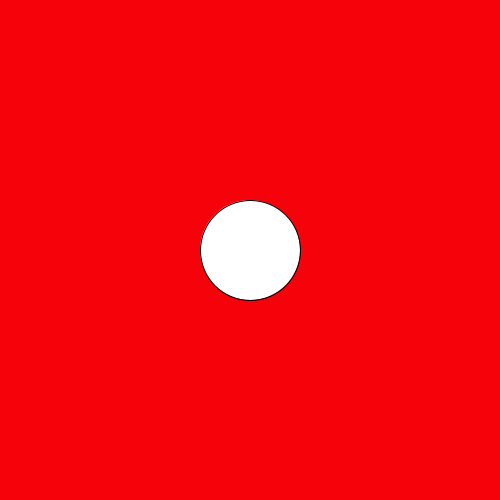
Frame 1 (no input)
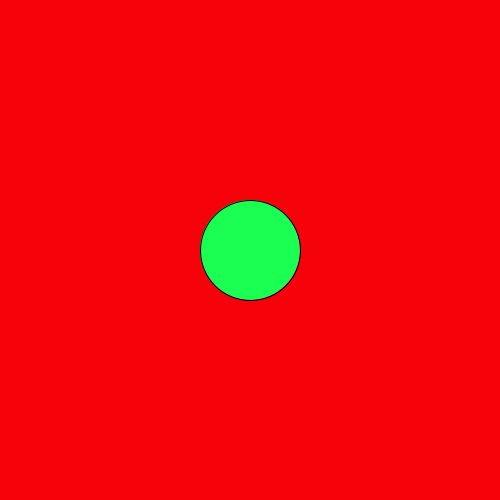
Frame 60 (the mouse pressed at the canvas centre just before this capture)
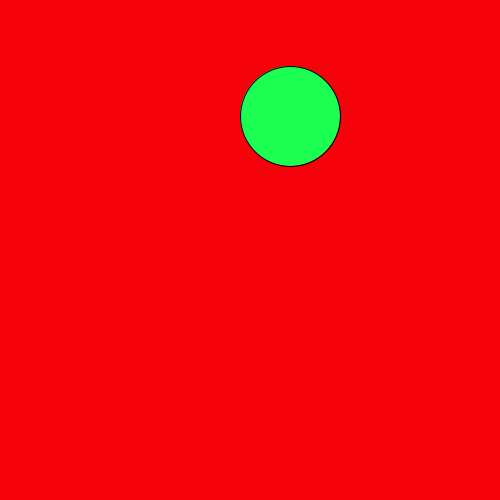
Frame 120 (the mouse held since frame 60 and released just before this capture)

The Processing sketch that drew these frames (run headless with seeded random() and noise(); from frame 60 on, the mouse is pressed at the canvas centre):

// Processing sketch: SlipperyDot
// ── SlipperyDot.pde
// 4. create three integer variables to  
    //    represent the x, y, and the size of the ellipse
    int x=250;
    int y=250;
    int a=100;
    
    void setup() {
//1. set the size of your sketch
    size(500,500);
    }
    
    void draw() {
      //2. set the background color of your sketch
     background(#F5020B);
      //3. draw an ellipse. Make sure it fits in the window.
      ellipse(x,y,a,a);  
      fill(#1AFF51);
      //5. use the variables created in step 4 in place of the numbers
  


      //   in your ellipse
    
    }
    
    void mousePressed() {
      //6a. create an integer variable called distance
      int distance;
      //6b. use the getDistance method to initialize your varible
      //    use the mouse's x and y and the x and y of your ellipse 
     distance= getDistance(mouseX,mouseY,x,y);
      //7. print the distance variable
    print(distance);
      
      //8a. make an if statement to check if the distance variable
      //   is within the size of the ellipse
      if (distance <= a/2){
        //8b.  set the x and y of the ellipse to a random location on the window
       x=(int)random(500-a/2);
              y=(int)random(500-a/2);

      }
      
    }
    
    int getDistance(int x1, int y1, int x2, int y2) {
      return (int)Math.sqrt(Math.pow((x1-x2),2) + Math.pow((y1-y2),2));
    }
    
